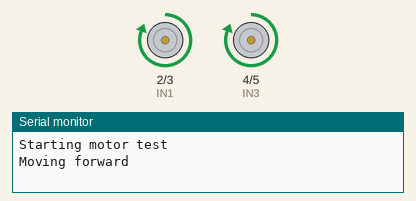
Simulated run of this sketch. Board: Arduino Uno, built with avr-gcc and run on an emulated ATmega328P. Parts: motor-driver pin pairs drawn as motors (green arrow = first pin HIGH = forward, orange = second pin HIGH = backward, longer = more drive), the last lines printed to the serial monitor.

Above: at 1.0 s.
At 5.5 s:
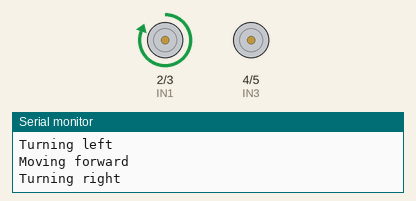
At 12.0 s:
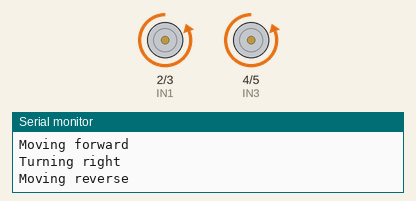
At 20.5 s:
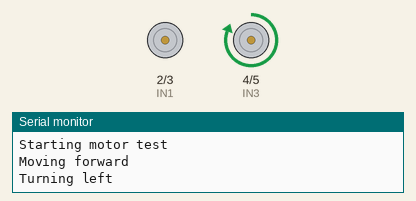
Timing chart, 0 to 23.4 s (numbered marks = the images above):
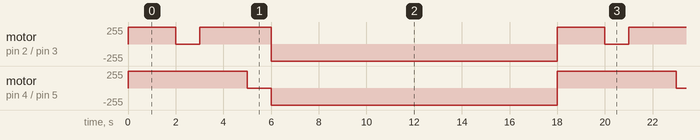

The sketch:

motorsriver_aur.ino
```cpp
// Pin definitions
const int IN1 = 2;
const int IN2 = 3;
const int IN3 = 4;
const int IN4 = 5;

// Initialize GPIO pins
void setup() {
  pinMode(IN1, OUTPUT);
  pinMode(IN2, OUTPUT);
  pinMode(IN3, OUTPUT);
  pinMode(IN4, OUTPUT);

  Serial.begin(9600);
}

// Move forward
void forward(int sec) {
  Serial.println("Moving forward");
  digitalWrite(IN1, HIGH);
  digitalWrite(IN2, LOW);
  digitalWrite(IN3, HIGH);
  digitalWrite(IN4, LOW);
  delay(sec * 1000);
}

// Move reverse
void reverse(int sec) {
  Serial.println("Moving reverse");
  digitalWrite(IN1, LOW);
  digitalWrite(IN2, HIGH);
  digitalWrite(IN3, LOW);
  digitalWrite(IN4, HIGH);
  delay(sec * 1000);
}

// Turn left
void left(int sec) {
  Serial.println("Turning left");
  digitalWrite(IN1, LOW);  // Stop or reverse left motor
  digitalWrite(IN2, LOW);
  digitalWrite(IN3, HIGH); // Move right motor forward
  digitalWrite(IN4, LOW);
  delay(sec * 1000);
}

// Turn right
void right(int sec) {
  Serial.println("Turning right");
  digitalWrite(IN1, HIGH); // Move left motor forward
  digitalWrite(IN2, LOW);
  digitalWrite(IN3, LOW);  // Stop or reverse right motor
  digitalWrite(IN4, LOW);
  delay(sec * 1000);
}

// Main program
void loop() {
  Serial.println("Starting motor test");
  forward(2);  // Move forward for 2 seconds
  left(1);     // Turn left for 1 second
  forward(2);  // Move forward for 2 seconds
  right(1);    // Turn right for 1 second
  reverse(2);  // Move backward for 2 seconds

  // Add a delay before the next iteration
  delay(10000); // 10 seconds
}
```

Measured:
- by itself, motor on pin 4 (IN3) / pin 5 (IN4): repeats every 18.0 s: stopped 1.0 s, backward 255/255 12.0 s, forward 255/255 5.0 s
- by itself, motor on pin 2 (IN1) / pin 3 (IN2): repeats every 18.0 s: stopped 1.0 s, forward 255/255 3.0 s, backward 255/255 12.0 s, forward 255/255 2.0 s
